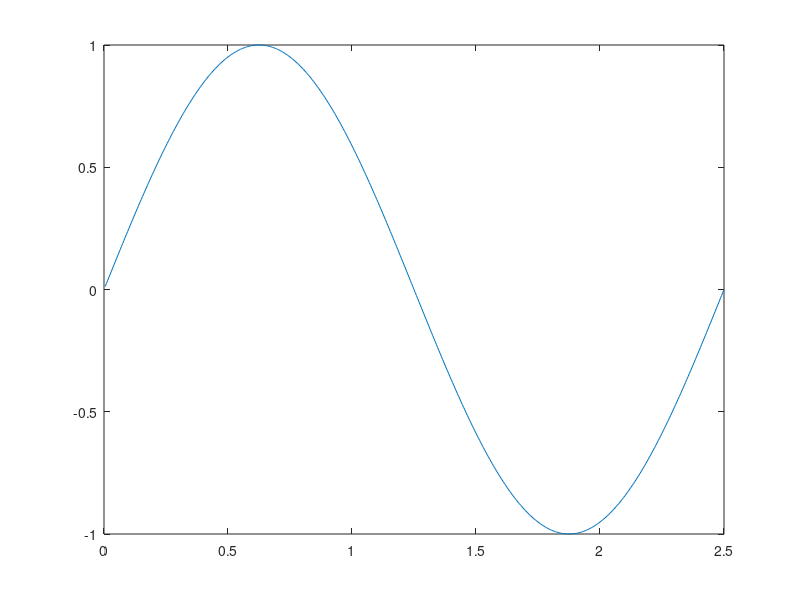

Source code (MATLAB):
% Ex 2.1 Digital solution. Generate a 1 cycle sine wave.  Assume a sample interval 
%  of Ts = 0.005 sec. and make N = 500 points long (both arbitrary).
%  So solving Eq. 1.4 for the total time: TT = NTs = 0.005(500) = 2.5 sec.
%  To generate cycle given these parameters, the frequency of the sine wave  
%  should be f = 1/TT = 1/2/5 = 0.4 Hz.   
%
close all; clear all;
N = 500;                 % Number of points for waveform
Ts = .005;				 % Sample interval =  5 msec
t  = (1:N)*Ts;		     % Generate time vector (t = N Ts)
f = 1/(Ts*N);            % Sine wave freq for 1 cycle
A = 1;                   % Sine wave amplitude
x = A*sin(2*pi*f*t);       % Generate sine wave
plot(t,x);               % Plot (not shown)
rms = sqrt(mean(x.^2))   % Evaluate the RMS value and output
